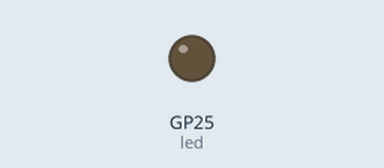
A program run on a simulated Raspberry Pi Pico running MicroPython. Parts: output pins drawn as LEDs (lit = HIGH). The modem accepts every AT command (registered, SIM ready, sends succeed) and sends nothing else; pins used as bus, display or sensor lines are not drawn; what the program prints to the serial console is not drawn.

Above: at 0.5 s.
At 2.17 s:
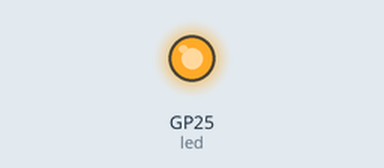
Timing chart, 0 to 3.0 s (numbered marks = the images above):
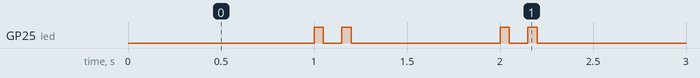

The program:

tinyfox_variables.py
```python
from machine import Pin, Timer
from machine import UART
import time

print("inicio")

#s = "%08x%04x" % (5,4)
#print(s)

import struct
import binascii
def float_to_hex(f):
    return str( binascii.hexlify(struct.pack('<f', f)) ,"ascii")
#print( float_to_hex(17.5) )


tfox = UART(1, 9600) #usar el uart0 a 9600 baudios
tfox_rst = Pin(3, Pin.OUT) #usar el pin 3 como reset para despertar el tinyfox
tfox_rst.value(0)

led = Pin(25, Pin.OUT)
timer = Timer()

def id_pac():
    tfox_rst.value(0)
    time.sleep(0.05)
    tfox_rst.value(1)
    time.sleep(1)
    tfox.write('AT$I=10\n')
    print(tfox.readline())
    tfox.write('AT$I=11\n')
    print(tfox.readline())

def send(payload):
    tfox_rst.value(0)
    time.sleep(0.05)
    tfox_rst.value(1) #resetear el tinyfox
    time.sleep(1) #dejar que encienda
    tfox.write('AT$RC\n') #leer configuracion
    time.sleep(1) #dejar que procese
    tfox.write('AT$SF=')
    #tfox.write('abcdef00')
    tfox.write(payload)
    print(payload)
    tfox.write('\n')
    #time.sleep(4) #dejar transmita
    print(tfox.readline())
    #tfox.write('AT$P=2\n') #mandar a dormir. descomentar para ahorrar energia

def latido(timer):
    #led.toggle()
    led.value(1)
    time.sleep(0.05)
    led.value(0)
    time.sleep(0.1)
    led.value(1)
    time.sleep(0.05)
    led.value(0)

timer.init(freq=1, mode=Timer.PERIODIC, callback=latido) #juego de leds para ver que el raspberry esta andando
#id_pac()
#send("123abc")
#send( "%08x%04x" % (5,4) )
#PL = "%08x%04x" % (5,4)
PL = "%08x%04x" % (5244678,63000)
PL = PL + float_to_hex(17.52457)
#print( PL )
send( PL )
print("hecho")
```

Measured:
- by itself, GP25 (led): repeats every 1.0 s: LOW 0.10 s, HIGH 0.05 s, LOW 0.80 s, HIGH 0.05 s
- by itself, everything shown: repeats every 1.0 s, in 4 steps
